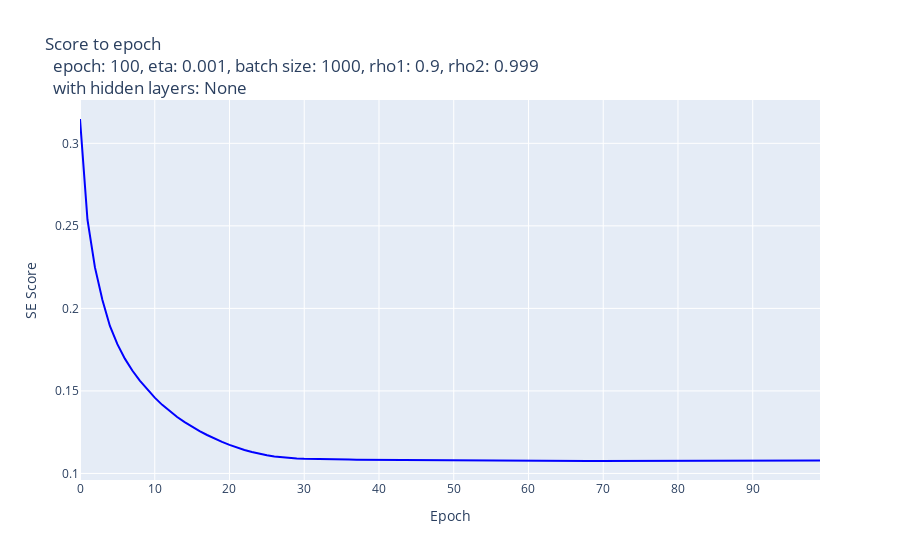

The notebook cell saved with this chart:
### Code cell
util.draw_scores(ls_scores_pre_1,"None",hyperparams,"SE Score")
